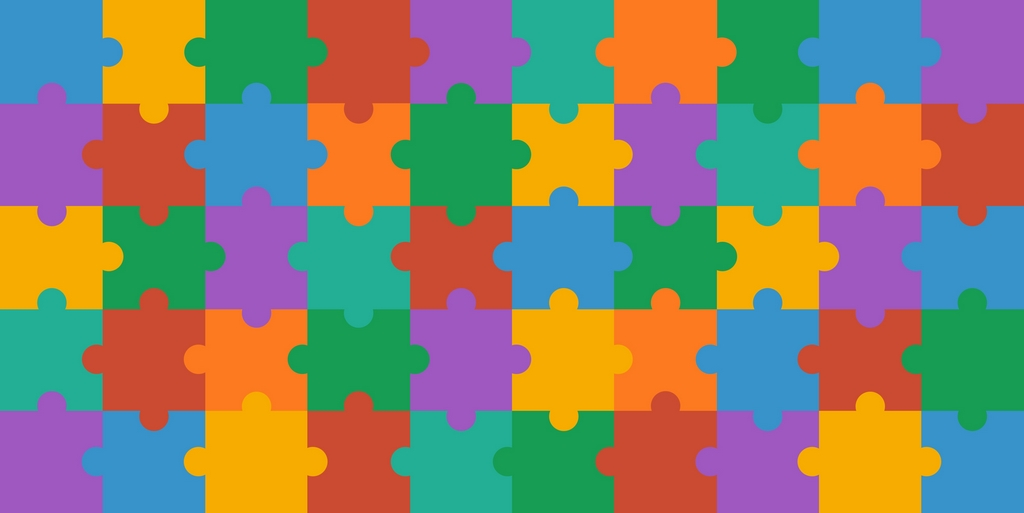
#> input picture images/puzzle.jpg, 1024 x 513 px
$ python mascara.py
#> lines starting #> are read from the running program, lines starting #| are printed output that depends on the picture
#Importando biblioteca do OpenCV
import cv2

#Lendo imagens
quebra_cabeca = cv2.imread('../images/puzzle.jpg')
#> quebra_cabeca is the input picture: shape (513, 1024, 3); mean B, G, R 106.8, 130.3, 136.6
mascara = cv2.imread('../images/puzzle_mascara.jpg', 0) #lê a imagem automaticamente na escala de cinza
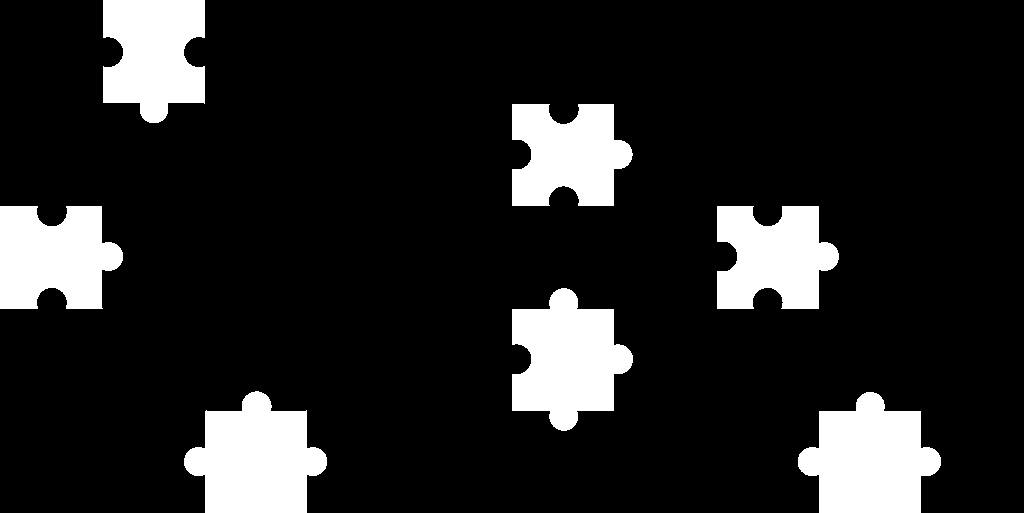
#> input picture images/puzzle_mascara.jpg, 1024 x 513 px
#> mascara is the input picture: shape (513, 1024); min 0, max 255, mean 35.9

#Mostrando imagens
cv2.imshow('Puzzle completo', quebra_cabeca)
cv2.waitKey(0)

cv2.imshow('Mascara', mascara)
cv2.waitKey(0)

#Aplicando a mascara no puzzle
cv2.imshow("Imagem mascarada", cv2.bitwise_and(quebra_cabeca, quebra_cabeca, mask = mascara))
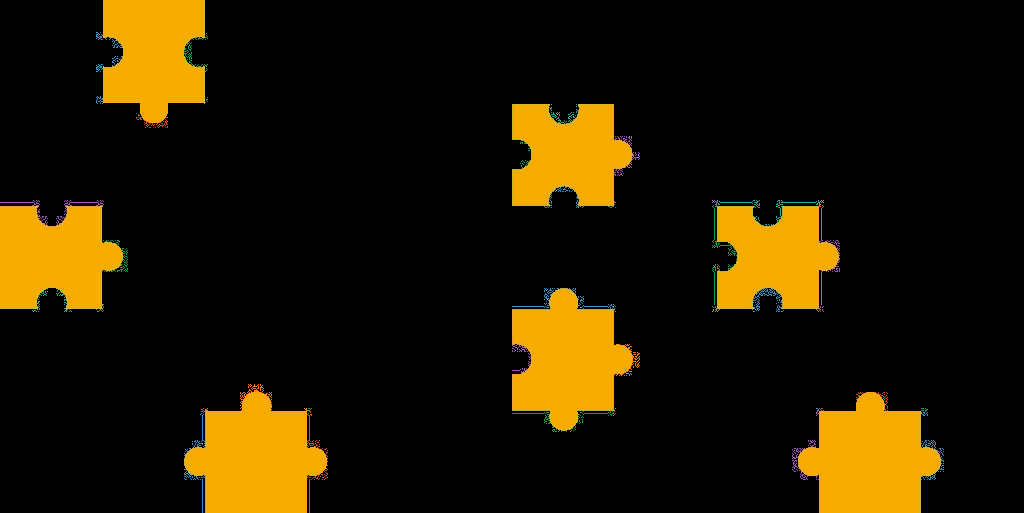
#> window 'Imagem mascarada': shape (513, 1024, 3); mean B, G, R 1.2, 25, 35.2
cv2.waitKey(0)
